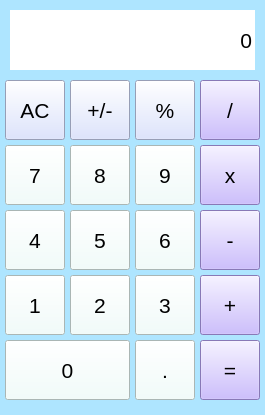
<?xml version="1.0" encoding="UTF-8"?>
<ui version="4.0">
 <class>MainWindow</class>
 <widget class="QMainWindow" name="MainWindow">
  <property name="geometry">
   <rect>
    <x>0</x>
    <y>0</y>
    <width>265</width>
    <height>415</height>
   </rect>
  </property>
  <property name="windowTitle">
   <string>Калькулятор</string>
  </property>
  <property name="styleSheet">
   <string notr="true">background-color: rgb(174, 229, 255);</string>
  </property>
  <widget class="QWidget" name="centralwidget">
   <widget class="QLabel" name="Show_result">
    <property name="geometry">
     <rect>
      <x>10</x>
      <y>10</y>
      <width>245</width>
      <height>60</height>
     </rect>
    </property>
    <property name="sizeIncrement">
     <size>
      <width>0</width>
      <height>0</height>
     </size>
    </property>
    <property name="baseSize">
     <size>
      <width>0</width>
      <height>0</height>
     </size>
    </property>
    <property name="font">
     <font>
      <pointsize>16</pointsize>
     </font>
    </property>
    <property name="toolTipDuration">
     <number>-1</number>
    </property>
    <property name="styleSheet">
     <string notr="true">background-color: rgb(255, 255, 255);</string>
    </property>
    <property name="lineWidth">
     <number>1</number>
    </property>
    <property name="text">
     <string>0</string>
    </property>
    <property name="alignment">
     <set>Qt::AlignRight|Qt::AlignTrailing|Qt::AlignVCenter</set>
    </property>
    <property name="indent">
     <number>3</number>
    </property>
   </widget>
   <widget class="QPushButton" name="pushButton_0">
    <property name="geometry">
     <rect>
      <x>5</x>
      <y>340</y>
      <width>125</width>
      <height>60</height>
     </rect>
    </property>
    <property name="font">
     <font>
      <pointsize>16</pointsize>
     </font>
    </property>
    <property name="styleSheet">
     <string notr="true">background-color: rgb(238, 255, 252);</string>
    </property>
    <property name="text">
     <string>0</string>
    </property>
   </widget>
   <widget class="QPushButton" name="pushButton_point">
    <property name="geometry">
     <rect>
      <x>135</x>
      <y>340</y>
      <width>60</width>
      <height>60</height>
     </rect>
    </property>
    <property name="font">
     <font>
      <pointsize>16</pointsize>
     </font>
    </property>
    <property name="styleSheet">
     <string notr="true">background-color: rgb(238, 255, 252);</string>
    </property>
    <property name="text">
     <string>.</string>
    </property>
   </widget>
   <widget class="QPushButton" name="pushButton_result">
    <property name="geometry">
     <rect>
      <x>200</x>
      <y>340</y>
      <width>60</width>
      <height>60</height>
     </rect>
    </property>
    <property name="font">
     <font>
      <pointsize>16</pointsize>
     </font>
    </property>
    <property name="styleSheet">
     <string notr="true">background-color: rgb(191, 170, 255);</string>
    </property>
    <property name="text">
     <string>=</string>
    </property>
   </widget>
   <widget class="QPushButton" name="pushButton_plus">
    <property name="geometry">
     <rect>
      <x>200</x>
      <y>275</y>
      <width>60</width>
      <height>60</height>
     </rect>
    </property>
    <property name="font">
     <font>
      <pointsize>16</pointsize>
     </font>
    </property>
    <property name="styleSheet">
     <string notr="true">background-color: rgb(191, 170, 255);</string>
    </property>
    <property name="text">
     <string>+</string>
    </property>
   </widget>
   <widget class="QPushButton" name="pushButton_3">
    <property name="geometry">
     <rect>
      <x>135</x>
      <y>275</y>
      <width>60</width>
      <height>60</height>
     </rect>
    </property>
    <property name="font">
     <font>
      <pointsize>16</pointsize>
     </font>
    </property>
    <property name="styleSheet">
     <string notr="true">background-color: rgb(238, 255, 252);</string>
    </property>
    <property name="text">
     <string>3</string>
    </property>
   </widget>
   <widget class="QPushButton" name="pushButton_2">
    <property name="geometry">
     <rect>
      <x>70</x>
      <y>275</y>
      <width>60</width>
      <height>60</height>
     </rect>
    </property>
    <property name="font">
     <font>
      <pointsize>16</pointsize>
     </font>
    </property>
    <property name="styleSheet">
     <string notr="true">background-color: rgb(238, 255, 252);</string>
    </property>
    <property name="text">
     <string>2</string>
    </property>
   </widget>
   <widget class="QPushButton" name="pushButton_1">
    <property name="geometry">
     <rect>
      <x>5</x>
      <y>275</y>
      <width>60</width>
      <height>60</height>
     </rect>
    </property>
    <property name="font">
     <font>
      <pointsize>16</pointsize>
     </font>
    </property>
    <property name="styleSheet">
     <string notr="true">background-color: rgb(238, 255, 252);</string>
    </property>
    <property name="text">
     <string>1</string>
    </property>
   </widget>
   <widget class="QPushButton" name="pushButton_minus">
    <property name="geometry">
     <rect>
      <x>200</x>
      <y>210</y>
      <width>60</width>
      <height>60</height>
     </rect>
    </property>
    <property name="font">
     <font>
      <pointsize>16</pointsize>
     </font>
    </property>
    <property name="styleSheet">
     <string notr="true">background-color: rgb(191, 170, 255);</string>
    </property>
    <property name="text">
     <string>-</string>
    </property>
   </widget>
   <widget class="QPushButton" name="pushButton_6">
    <property name="geometry">
     <rect>
      <x>135</x>
      <y>210</y>
      <width>60</width>
      <height>60</height>
     </rect>
    </property>
    <property name="font">
     <font>
      <pointsize>16</pointsize>
     </font>
    </property>
    <property name="styleSheet">
     <string notr="true">background-color: rgb(238, 255, 252);</string>
    </property>
    <property name="text">
     <string>6</string>
    </property>
   </widget>
   <widget class="QPushButton" name="pushButton_5">
    <property name="geometry">
     <rect>
      <x>70</x>
      <y>210</y>
      <width>60</width>
      <height>60</height>
     </rect>
    </property>
    <property name="font">
     <font>
      <pointsize>16</pointsize>
     </font>
    </property>
    <property name="styleSheet">
     <string notr="true">background-color: rgb(238, 255, 252);</string>
    </property>
    <property name="text">
     <string>5</string>
    </property>
   </widget>
   <widget class="QPushButton" name="pushButton_4">
    <property name="geometry">
     <rect>
      <x>5</x>
      <y>210</y>
      <width>60</width>
      <height>60</height>
     </rect>
    </property>
    <property name="font">
     <font>
      <pointsize>16</pointsize>
     </font>
    </property>
    <property name="styleSheet">
     <string notr="true">background-color: rgb(238, 255, 252);</string>
    </property>
    <property name="text">
     <string>4</string>
    </property>
   </widget>
   <widget class="QPushButton" name="pushButton_mult">
    <property name="geometry">
     <rect>
      <x>200</x>
      <y>145</y>
      <width>60</width>
      <height>60</height>
     </rect>
    </property>
    <property name="font">
     <font>
      <pointsize>16</pointsize>
     </font>
    </property>
    <property name="styleSheet">
     <string notr="true">background-color: rgb(191, 170, 255);</string>
    </property>
    <property name="text">
     <string>x</string>
    </property>
   </widget>
   <widget class="QPushButton" name="pushButton_9">
    <property name="geometry">
     <rect>
      <x>135</x>
      <y>145</y>
      <width>60</width>
      <height>60</height>
     </rect>
    </property>
    <property name="font">
     <font>
      <pointsize>16</pointsize>
     </font>
    </property>
    <property name="styleSheet">
     <string notr="true">background-color: rgb(238, 255, 252);</string>
    </property>
    <property name="text">
     <string>9</string>
    </property>
   </widget>
   <widget class="QPushButton" name="pushButton_8">
    <property name="geometry">
     <rect>
      <x>70</x>
      <y>145</y>
      <width>60</width>
      <height>60</height>
     </rect>
    </property>
    <property name="font">
     <font>
      <pointsize>16</pointsize>
     </font>
    </property>
    <property name="styleSheet">
     <string notr="true">background-color: rgb(238, 255, 252);</string>
    </property>
    <property name="text">
     <string>8</string>
    </property>
   </widget>
   <widget class="QPushButton" name="pushButton_7">
    <property name="geometry">
     <rect>
      <x>5</x>
      <y>145</y>
      <width>60</width>
      <height>60</height>
     </rect>
    </property>
    <property name="font">
     <font>
      <pointsize>16</pointsize>
     </font>
    </property>
    <property name="styleSheet">
     <string notr="true">background-color: rgb(238, 255, 252);</string>
    </property>
    <property name="text">
     <string>7</string>
    </property>
   </widget>
   <widget class="QPushButton" name="pushButton_del">
    <property name="geometry">
     <rect>
      <x>200</x>
      <y>80</y>
      <width>60</width>
      <height>60</height>
     </rect>
    </property>
    <property name="font">
     <font>
      <pointsize>16</pointsize>
     </font>
    </property>
    <property name="styleSheet">
     <string notr="true">background-color: rgb(191, 170, 255);</string>
    </property>
    <property name="text">
     <string>/</string>
    </property>
   </widget>
   <widget class="QPushButton" name="pushButton_procent">
    <property name="geometry">
     <rect>
      <x>135</x>
      <y>80</y>
      <width>60</width>
      <height>60</height>
     </rect>
    </property>
    <property name="font">
     <font>
      <pointsize>16</pointsize>
     </font>
    </property>
    <property name="styleSheet">
     <string notr="true">background-color: rgb(212, 221, 255);</string>
    </property>
    <property name="text">
     <string>%</string>
    </property>
   </widget>
   <widget class="QPushButton" name="pushButton_revers">
    <property name="geometry">
     <rect>
      <x>70</x>
      <y>80</y>
      <width>60</width>
      <height>60</height>
     </rect>
    </property>
    <property name="font">
     <font>
      <pointsize>16</pointsize>
     </font>
    </property>
    <property name="styleSheet">
     <string notr="true">background-color: rgb(212, 221, 255);</string>
    </property>
    <property name="text">
     <string>+/-</string>
    </property>
   </widget>
   <widget class="QPushButton" name="pushButton_clear">
    <property name="geometry">
     <rect>
      <x>5</x>
      <y>80</y>
      <width>60</width>
      <height>60</height>
     </rect>
    </property>
    <property name="font">
     <font>
      <pointsize>16</pointsize>
     </font>
    </property>
    <property name="styleSheet">
     <string notr="true">background-color: rgb(212, 221, 255);</string>
    </property>
    <property name="text">
     <string>AC</string>
    </property>
   </widget>
  </widget>
 </widget>
 <resources/>
 <connections/>
</ui>
